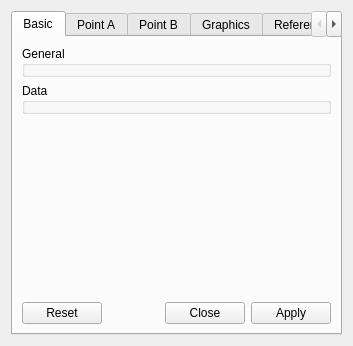
<?xml version="1.0" encoding="UTF-8"?>
<ui version="4.0">
 <class>DistancePropertyDesigner</class>
 <widget class="QWidget" name="DistancePropertyDesigner">
  <property name="geometry">
   <rect>
    <x>0</x>
    <y>0</y>
    <width>353</width>
    <height>346</height>
   </rect>
  </property>
  <property name="windowTitle">
   <string>Distance</string>
  </property>
  <property name="toolTip">
   <string/>
  </property>
  <layout class="QVBoxLayout" name="_2">
   <item>
    <widget class="QTabWidget" name="tabs">
     <property name="currentIndex">
      <number>0</number>
     </property>
     <widget class="QWidget" name="tab">
      <attribute name="title">
       <string>Basic</string>
      </attribute>
      <layout class="QVBoxLayout" name="verticalLayout_2">
       <item>
        <widget class="QGroupBox" name="generalGB">
         <property name="title">
          <string>General</string>
         </property>
        </widget>
       </item>
       <item>
        <widget class="QGroupBox" name="dataGB">
         <property name="title">
          <string>Data</string>
         </property>
        </widget>
       </item>
       <item>
        <spacer name="verticalSpacer">
         <property name="orientation">
          <enum>Qt::Vertical</enum>
         </property>
         <property name="sizeHint" stdset="0">
          <size>
           <width>20</width>
           <height>40</height>
          </size>
         </property>
        </spacer>
       </item>
       <item>
        <widget class="QDialogButtonBox" name="buttonBox1">
         <property name="standardButtons">
          <set>QDialogButtonBox::Apply|QDialogButtonBox::Close|QDialogButtonBox::Reset</set>
         </property>
        </widget>
       </item>
      </layout>
     </widget>
     <widget class="QWidget" name="pointATab">
      <attribute name="title">
       <string>Point A</string>
      </attribute>
     </widget>
     <widget class="QWidget" name="pointBTab">
      <attribute name="title">
       <string>Point B</string>
      </attribute>
     </widget>
     <widget class="QWidget" name="graphicsTab">
      <attribute name="title">
       <string>Graphics</string>
      </attribute>
      <layout class="QVBoxLayout" name="verticalLayout">
       <item>
        <widget class="QWidget" name="graphicsW" native="true"/>
       </item>
       <item>
        <widget class="QDialogButtonBox" name="buttonBox2">
         <property name="standardButtons">
          <set>QDialogButtonBox::Apply|QDialogButtonBox::Close|QDialogButtonBox::Reset</set>
         </property>
        </widget>
       </item>
      </layout>
     </widget>
     <widget class="QWidget" name="refByTab">
      <attribute name="title">
       <string>Referenced by</string>
      </attribute>
     </widget>
    </widget>
   </item>
  </layout>
 </widget>
 <resources/>
 <connections/>
</ui>
